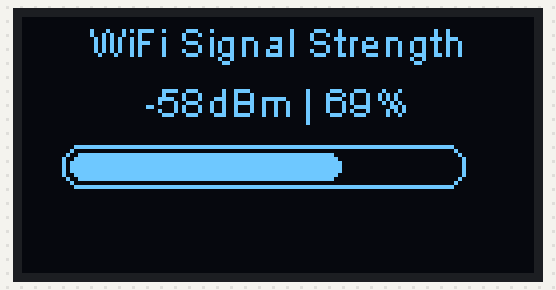
A sketch run on a simulated ESP8266 (NodeMCU). Parts: 128×64 one-colour display. WiFi joins after 1.5 s; servers stay silent unless stated; what the sketch prints to the serial monitor is not drawn.

Above: at 1.6 s.

The sketch:

Wifi_Signal_Strength_Checker.ino
```cpp
/**************************************************************************************
                     Code for Wi-Fi Signal Strength Monitor
                      Written by Sid for Sid's E Classroom
                    https://www.youtube.com/c/SidsEClassroom
             All text above must be included in any redistribution.
  If you find this useful and want to make a donation -> https://paypal.me/sidsclass
 **************************************************************************************/


#include <ESP8266WiFi.h>
#include <Wire.h>
#include "SSD1306.h"

// Enter the WiFi credentials
char wifissid[] = "ENTER YOUR WiFi SSID HERE";
char wifipass[] = "ENTER YOUR WiFi PASSWORD HERE";

// The following values are from https://www.intuitibits.com/2016/03/23/dbm-to-percent-conversion/
int signal_dBM[] = { -100, -99, -98, -97, -96, -95, -94, -93, -92, -91, -90, -89, -88, -87, -86, -85, -84, -83, -82, -81, -80, -79, -78, -77, -76, -75, -74, -73, -72, -71, -70, -69, -68, -67, -66, -65, -64, -63, -62, -61, -60, -59, -58, -57, -56, -55, -54, -53, -52, -51, -50, -49, -48, -47, -46, -45, -44, -43, -42, -41, -40, -39, -38, -37, -36, -35, -34, -33, -32, -31, -30, -29, -28, -27, -26, -25, -24, -23, -22, -21, -20, -19, -18, -17, -16, -15, -14, -13, -12, -11, -10, -9, -8, -7, -6, -5, -4, -3, -2, -1};
int signal_percent[] = {0, 0, 0, 0, 0, 0, 4, 6, 8, 11, 13, 15, 17, 19, 21, 23, 26, 28, 30, 32, 34, 35, 37, 39, 41, 43, 45, 46, 48, 50, 52, 53, 55, 56, 58, 59, 61, 62, 64, 65, 67, 68, 69, 71, 72, 73, 75, 76, 77, 78, 79, 80, 81, 82, 83, 84, 85, 86, 87, 88, 89, 90, 90, 91, 92, 93, 93, 94, 95, 95, 96, 96, 97, 97, 98, 98, 99, 99, 99, 100, 100, 100, 100, 100, 100, 100, 100, 100, 100, 100, 100, 100, 100, 100, 100, 100, 100, 100, 100, 100};
int strength = 0;
int percentage = 0;

// Syntax -> display(Address of Display, SDA_PIN, SCL_PIN)
SSD1306  display(0x3c, D2, D1);

void setup() {
  // Initialize display
  display.init();
  // Choose to flip the screen depending upon the display orientation
  display.flipScreenVertically();
  // Font for the text
  display.setFont(ArialMT_Plain_10);
  // Setting the text allignment to Center
  display.setTextAlignment(TEXT_ALIGN_CENTER);
  display.clear();
  Serial.begin(115200);
  Serial.println("ESP8266 WiFi Signal Strength Checker");

  // Set WiFi to Station Mode
  WiFi.mode(WIFI_STA);
  WiFi.disconnect();
  delay(10);

  // Connect to WiFi
  WiFi.begin(wifissid, wifipass);
  Serial.print("Connecting to WiFi...");
  display.drawString(64, 15, "Connecting to WiFi...");
  display.display();

  // Check if connected to WiFi
  while (WiFi.status() != WL_CONNECTED) {
    delay(500);
    Serial.print(".");
  }
  // Print connection information
  display.clear();
  display.drawString(64, 15, "Connected to " + String(wifissid));
  display.display();
  Serial.print("\nConnected to: ");
  Serial.println(wifissid);
  Serial.print("IP address: ");
  Serial.println(WiFi.localIP());
  Serial.println("");
}

void loop ()
// While checking for signal strength, check if ESP got disconnected
{
  if (WiFi.status() != WL_CONNECTED) {
    display.clear();
    display.drawString(64, 15, "Connection lost");
    display.display();
    delay(1000);
  }
// Get signal strength if ESP is connected to WiFi
  else if (WiFi.status() == WL_CONNECTED) {
    display.clear();
    Serial.println(" ");
    Serial.print("WiFi Signal Strength - ");
    // Print the received signal strength in dBm
    Serial.print("RSSI: ");
    strength = WiFi.RSSI();
    Serial.print(strength);
    Serial.print("dBm");
    Serial.print(" ");
    // Get the signal percentage value
    for (int x = 0; x < 100; x = x + 1) {
      if (signal_dBM[x] == strength) {
        // Print the received signal strength in percentage
        Serial.print("Percentage: ");
        percentage = signal_percent[x];
        Serial.print(percentage);
        Serial.println("%");
        break;
      }
    }
    drawProgressBar();
    display.display();
    delay(1000);
  }
}

// Using a progress bar for visual strength indication
void drawProgressBar() {
  display.drawProgressBar(10, 32, 100, 10, percentage);
  display.drawString(64, 0, "WiFi Signal Strength");
  display.drawString(64, 15, String(strength) + "dBm" + " | " + String(percentage) + "%");
  if (percentage == 0) {
    display.drawString(64, 45, "No Signal");
  }
  else if (percentage == 100) {
    display.drawString(64, 45, "Maximum Signal");
  }
}
```
